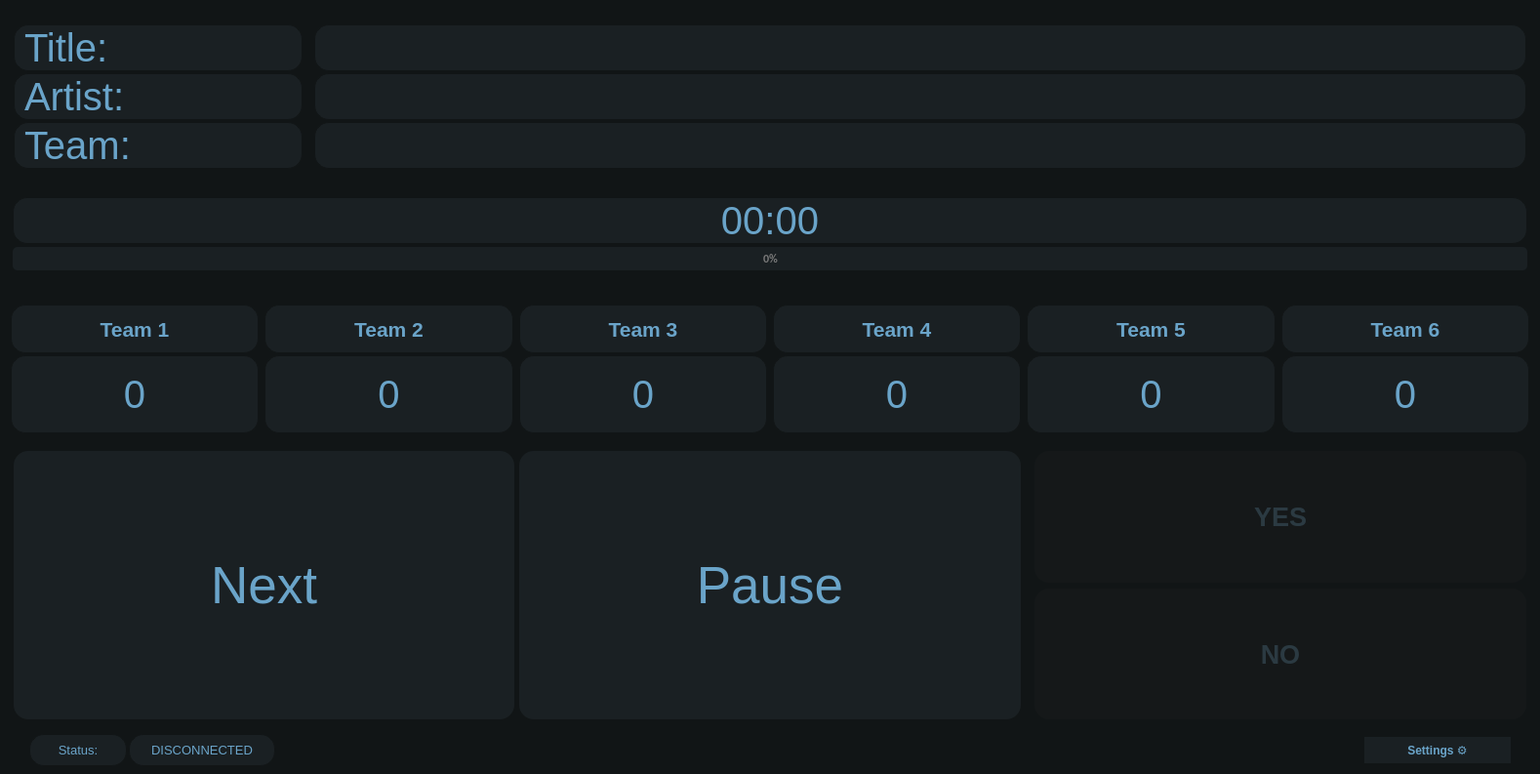
<?xml version="1.0" encoding="UTF-8"?>
<ui version="4.0">
 <class>MainWindow</class>
 <widget class="QMainWindow" name="MainWindow">
  <property name="geometry">
   <rect>
    <x>0</x>
    <y>0</y>
    <width>1578</width>
    <height>793</height>
   </rect>
  </property>
  <property name="maximumSize">
   <size>
    <width>16777215</width>
    <height>16777215</height>
   </size>
  </property>
  <property name="contextMenuPolicy">
   <enum>Qt::DefaultContextMenu</enum>
  </property>
  <property name="windowTitle">
   <string>GTT (Guess That Tune!)</string>
  </property>
  <property name="styleSheet">
   <string notr="true">
QObject{
	background-color: #111516;
	color: #6AA4C9;
}

QLabel{
	border-color: #1A2023;
	border-radius: 15;
	background-color: #1A2023;
}


QFrame{
	border: 1px solid #111516;
}

QProgressBar {
	color: rgb(120, 120, 120);
	border-radius: 5;
	background-color: #1A2023;
 }

QProgressBar:chunk{
	background-color: #6AA4C9;
	border-radius: 15;
}

QPushButton{
	border: solid #111516;
	border-radius: 15;
	padding: 6px;
	background-color: #1A2023;
}

QPushButton:hover{
	background-color: #20272B;
}

QPushButton:pressed{
	background-color: #2B3A42;
}

QPushButton:disabled{
	background-color: #151819;
	color: #2B3A42;
}

QToolButton{
	border: solid #111516;
	border-radius: 15;
	padding: 6px;
	background-color: #1A2023;
}

QToolButton:hover{
	background-color: #20272B;
}

QToolButton:pressed{
	background-color: #2B3A42;
}

QComboBox {
	selection-background-color: #2B3A42;
	border: 3px solid #20272B;
	border-radius: 15;
}

QComboBox:hover {
	background-color: #151819;
}

QComboBox:down-arrow {
    image: url(data/arrow_down.png);
    width: 8px;
    height: 14px;
}

QComboBox:drop-down {
	border: 0px;
}

QComboBox QAbstractItemView {
selection-background-color: #2B3A42;
}

QLineEdit {
	border: 3px solid #20272B;
	border-radius: 15;
	selection-background-color: #2B3A42;
}

QSlider:groove{
	height: 3px;
}

QSlider:handle {
    background: #1A2023;
    width: 18px;
	height: 5;
    margin: -2px 0;
    border-radius: 15;
}

QSlider:handle:hover {
    background: #20272B;
}

QSlider:handle:pressed {
    background: #2B3A42;
}</string>
  </property>
  <widget class="QWidget" name="central_widget">
   <layout class="QVBoxLayout" name="verticalLayout">
    <property name="leftMargin">
     <number>2</number>
    </property>
    <property name="topMargin">
     <number>2</number>
    </property>
    <property name="rightMargin">
     <number>2</number>
    </property>
    <property name="bottomMargin">
     <number>2</number>
    </property>
    <item>
     <widget class="QFrame" name="frame_9">
      <property name="frameShape">
       <enum>QFrame::StyledPanel</enum>
      </property>
      <property name="frameShadow">
       <enum>QFrame::Raised</enum>
      </property>
      <layout class="QVBoxLayout" name="verticalLayout_6">
       <item>
        <widget class="QFrame" name="frame_8">
         <property name="frameShape">
          <enum>QFrame::StyledPanel</enum>
         </property>
         <property name="frameShadow">
          <enum>QFrame::Raised</enum>
         </property>
         <layout class="QHBoxLayout" name="horizontalLayout_4">
          <property name="leftMargin">
           <number>0</number>
          </property>
          <property name="rightMargin">
           <number>0</number>
          </property>
          <item>
           <widget class="QFrame" name="frame_5">
            <property name="maximumSize">
             <size>
              <width>300</width>
              <height>16777215</height>
             </size>
            </property>
            <property name="frameShape">
             <enum>QFrame::NoFrame</enum>
            </property>
            <property name="frameShadow">
             <enum>QFrame::Plain</enum>
            </property>
            <property name="lineWidth">
             <number>0</number>
            </property>
            <layout class="QVBoxLayout" name="verticalLayout_2">
             <property name="spacing">
              <number>2</number>
             </property>
             <property name="leftMargin">
              <number>0</number>
             </property>
             <property name="topMargin">
              <number>2</number>
             </property>
             <property name="rightMargin">
              <number>2</number>
             </property>
             <property name="bottomMargin">
              <number>2</number>
             </property>
             <item>
              <widget class="QLabel" name="l_title_static">
               <property name="font">
                <font>
                 <pointsize>30</pointsize>
                </font>
               </property>
               <property name="text">
                <string>Title:</string>
               </property>
               <property name="alignment">
                <set>Qt::AlignLeading|Qt::AlignLeft|Qt::AlignVCenter</set>
               </property>
               <property name="margin">
                <number>1</number>
               </property>
              </widget>
             </item>
             <item>
              <widget class="QLabel" name="l_artist_static">
               <property name="font">
                <font>
                 <pointsize>30</pointsize>
                </font>
               </property>
               <property name="text">
                <string>Artist:</string>
               </property>
               <property name="alignment">
                <set>Qt::AlignLeading|Qt::AlignLeft|Qt::AlignVCenter</set>
               </property>
               <property name="margin">
                <number>1</number>
               </property>
              </widget>
             </item>
             <item>
              <widget class="QLabel" name="l_team_static">
               <property name="font">
                <font>
                 <pointsize>30</pointsize>
                </font>
               </property>
               <property name="text">
                <string>Team:</string>
               </property>
               <property name="alignment">
                <set>Qt::AlignLeading|Qt::AlignLeft|Qt::AlignVCenter</set>
               </property>
               <property name="margin">
                <number>1</number>
               </property>
              </widget>
             </item>
            </layout>
           </widget>
          </item>
          <item>
           <widget class="QFrame" name="frame_6">
            <property name="frameShape">
             <enum>QFrame::NoFrame</enum>
            </property>
            <property name="frameShadow">
             <enum>QFrame::Plain</enum>
            </property>
            <property name="lineWidth">
             <number>0</number>
            </property>
            <layout class="QVBoxLayout" name="verticalLayout_3">
             <property name="spacing">
              <number>2</number>
             </property>
             <property name="leftMargin">
              <number>2</number>
             </property>
             <property name="topMargin">
              <number>2</number>
             </property>
             <property name="rightMargin">
              <number>0</number>
             </property>
             <property name="bottomMargin">
              <number>2</number>
             </property>
             <item>
              <widget class="QLabel" name="l_title">
               <property name="sizePolicy">
                <sizepolicy hsizetype="Ignored" vsizetype="Ignored">
                 <horstretch>0</horstretch>
                 <verstretch>0</verstretch>
                </sizepolicy>
               </property>
               <property name="font">
                <font>
                 <pointsize>30</pointsize>
                </font>
               </property>
               <property name="text">
                <string/>
               </property>
               <property name="scaledContents">
                <bool>false</bool>
               </property>
               <property name="alignment">
                <set>Qt::AlignLeading|Qt::AlignLeft|Qt::AlignVCenter</set>
               </property>
               <property name="wordWrap">
                <bool>false</bool>
               </property>
               <property name="margin">
                <number>1</number>
               </property>
              </widget>
             </item>
             <item>
              <widget class="QLabel" name="l_artist">
               <property name="sizePolicy">
                <sizepolicy hsizetype="Ignored" vsizetype="Ignored">
                 <horstretch>0</horstretch>
                 <verstretch>0</verstretch>
                </sizepolicy>
               </property>
               <property name="font">
                <font>
                 <pointsize>30</pointsize>
                </font>
               </property>
               <property name="text">
                <string/>
               </property>
               <property name="alignment">
                <set>Qt::AlignLeading|Qt::AlignLeft|Qt::AlignVCenter</set>
               </property>
               <property name="wordWrap">
                <bool>true</bool>
               </property>
               <property name="margin">
                <number>1</number>
               </property>
              </widget>
             </item>
             <item>
              <widget class="QLabel" name="l_team">
               <property name="sizePolicy">
                <sizepolicy hsizetype="Ignored" vsizetype="Ignored">
                 <horstretch>0</horstretch>
                 <verstretch>0</verstretch>
                </sizepolicy>
               </property>
               <property name="font">
                <font>
                 <pointsize>30</pointsize>
                </font>
               </property>
               <property name="text">
                <string/>
               </property>
               <property name="alignment">
                <set>Qt::AlignLeading|Qt::AlignLeft|Qt::AlignVCenter</set>
               </property>
               <property name="margin">
                <number>1</number>
               </property>
              </widget>
             </item>
            </layout>
           </widget>
          </item>
         </layout>
        </widget>
       </item>
       <item>
        <widget class="QFrame" name="frame_10">
         <property name="frameShape">
          <enum>QFrame::StyledPanel</enum>
         </property>
         <property name="frameShadow">
          <enum>QFrame::Raised</enum>
         </property>
         <layout class="QVBoxLayout" name="verticalLayout_4">
          <property name="spacing">
           <number>3</number>
          </property>
          <property name="leftMargin">
           <number>0</number>
          </property>
          <property name="rightMargin">
           <number>0</number>
          </property>
          <item>
           <widget class="QLabel" name="l_timer">
            <property name="maximumSize">
             <size>
              <width>16777215</width>
              <height>75</height>
             </size>
            </property>
            <property name="font">
             <font>
              <pointsize>30</pointsize>
             </font>
            </property>
            <property name="text">
             <string>00:00</string>
            </property>
            <property name="alignment">
             <set>Qt::AlignCenter</set>
            </property>
            <property name="margin">
             <number>1</number>
            </property>
           </widget>
          </item>
          <item>
           <widget class="QProgressBar" name="p_progress">
            <property name="font">
             <font>
              <family>Calibri</family>
              <pointsize>9</pointsize>
              <weight>75</weight>
              <bold>true</bold>
             </font>
            </property>
            <property name="maximum">
             <number>100</number>
            </property>
            <property name="value">
             <number>0</number>
            </property>
            <property name="alignment">
             <set>Qt::AlignCenter</set>
            </property>
            <property name="textVisible">
             <bool>true</bool>
            </property>
            <property name="orientation">
             <enum>Qt::Horizontal</enum>
            </property>
            <property name="invertedAppearance">
             <bool>false</bool>
            </property>
            <property name="format">
             <string>%p%</string>
            </property>
           </widget>
          </item>
         </layout>
        </widget>
       </item>
      </layout>
     </widget>
    </item>
    <item>
     <widget class="QWidget" name="widget_2" native="true">
      <property name="sizePolicy">
       <sizepolicy hsizetype="Preferred" vsizetype="Maximum">
        <horstretch>0</horstretch>
        <verstretch>0</verstretch>
       </sizepolicy>
      </property>
      <layout class="QHBoxLayout" name="horizontalLayout_6">
       <item>
        <widget class="QWidget" name="w_team1" native="true">
         <property name="sizePolicy">
          <sizepolicy hsizetype="Preferred" vsizetype="Maximum">
           <horstretch>0</horstretch>
           <verstretch>0</verstretch>
          </sizepolicy>
         </property>
         <layout class="QVBoxLayout" name="verticalLayout_7">
          <property name="spacing">
           <number>2</number>
          </property>
          <property name="leftMargin">
           <number>0</number>
          </property>
          <property name="topMargin">
           <number>0</number>
          </property>
          <property name="rightMargin">
           <number>0</number>
          </property>
          <property name="bottomMargin">
           <number>0</number>
          </property>
          <item>
           <widget class="QLabel" name="l_team1n">
            <property name="enabled">
             <bool>true</bool>
            </property>
            <property name="sizePolicy">
             <sizepolicy hsizetype="Preferred" vsizetype="Expanding">
              <horstretch>0</horstretch>
              <verstretch>0</verstretch>
             </sizepolicy>
            </property>
            <property name="minimumSize">
             <size>
              <width>0</width>
              <height>50</height>
             </size>
            </property>
            <property name="maximumSize">
             <size>
              <width>16777215</width>
              <height>80</height>
             </size>
            </property>
            <property name="font">
             <font>
              <pointsize>16</pointsize>
              <weight>75</weight>
              <bold>true</bold>
             </font>
            </property>
            <property name="text">
             <string>Team 1</string>
            </property>
            <property name="alignment">
             <set>Qt::AlignCenter</set>
            </property>
           </widget>
          </item>
          <item>
           <widget class="QLabel" name="l_team1s">
            <property name="minimumSize">
             <size>
              <width>0</width>
              <height>80</height>
             </size>
            </property>
            <property name="maximumSize">
             <size>
              <width>16777215</width>
              <height>80</height>
             </size>
            </property>
            <property name="font">
             <font>
              <pointsize>30</pointsize>
              <strikeout>false</strikeout>
              <kerning>true</kerning>
             </font>
            </property>
            <property name="text">
             <string>0</string>
            </property>
            <property name="alignment">
             <set>Qt::AlignCenter</set>
            </property>
           </widget>
          </item>
         </layout>
        </widget>
       </item>
       <item>
        <widget class="QWidget" name="w_team2" native="true">
         <property name="sizePolicy">
          <sizepolicy hsizetype="Preferred" vsizetype="Maximum">
           <horstretch>0</horstretch>
           <verstretch>0</verstretch>
          </sizepolicy>
         </property>
         <layout class="QVBoxLayout" name="verticalLayout_12">
          <property name="spacing">
           <number>2</number>
          </property>
          <property name="leftMargin">
           <number>0</number>
          </property>
          <property name="topMargin">
           <number>0</number>
          </property>
          <property name="rightMargin">
           <number>0</number>
          </property>
          <property name="bottomMargin">
           <number>0</number>
          </property>
          <item>
           <widget class="QLabel" name="l_team2n">
            <property name="enabled">
             <bool>true</bool>
            </property>
            <property name="sizePolicy">
             <sizepolicy hsizetype="Preferred" vsizetype="Expanding">
              <horstretch>0</horstretch>
              <verstretch>0</verstretch>
             </sizepolicy>
            </property>
            <property name="minimumSize">
             <size>
              <width>0</width>
              <height>50</height>
             </size>
            </property>
            <property name="maximumSize">
             <size>
              <width>16777215</width>
              <height>80</height>
             </size>
            </property>
            <property name="font">
             <font>
              <pointsize>16</pointsize>
              <weight>75</weight>
              <bold>true</bold>
             </font>
            </property>
            <property name="text">
             <string>Team 2</string>
            </property>
            <property name="alignment">
             <set>Qt::AlignCenter</set>
            </property>
           </widget>
          </item>
          <item>
           <widget class="QLabel" name="l_team2s">
            <property name="minimumSize">
             <size>
              <width>0</width>
              <height>80</height>
             </size>
            </property>
            <property name="maximumSize">
             <size>
              <width>16777215</width>
              <height>80</height>
             </size>
            </property>
            <property name="font">
             <font>
              <pointsize>30</pointsize>
              <strikeout>false</strikeout>
              <kerning>true</kerning>
             </font>
            </property>
            <property name="text">
             <string>0</string>
            </property>
            <property name="alignment">
             <set>Qt::AlignCenter</set>
            </property>
           </widget>
          </item>
         </layout>
        </widget>
       </item>
       <item>
        <widget class="QWidget" name="w_team3" native="true">
         <property name="sizePolicy">
          <sizepolicy hsizetype="Preferred" vsizetype="Maximum">
           <horstretch>0</horstretch>
           <verstretch>0</verstretch>
          </sizepolicy>
         </property>
         <layout class="QVBoxLayout" name="verticalLayout_13">
          <property name="spacing">
           <number>2</number>
          </property>
          <property name="leftMargin">
           <number>0</number>
          </property>
          <property name="topMargin">
           <number>0</number>
          </property>
          <property name="rightMargin">
           <number>0</number>
          </property>
          <property name="bottomMargin">
           <number>0</number>
          </property>
          <item>
           <widget class="QLabel" name="l_team3n">
            <property name="enabled">
             <bool>true</bool>
            </property>
            <property name="sizePolicy">
             <sizepolicy hsizetype="Preferred" vsizetype="Expanding">
              <horstretch>0</horstretch>
              <verstretch>0</verstretch>
             </sizepolicy>
            </property>
            <property name="minimumSize">
             <size>
              <width>0</width>
              <height>50</height>
             </size>
            </property>
            <property name="maximumSize">
             <size>
              <width>16777215</width>
              <height>80</height>
             </size>
            </property>
            <property name="font">
             <font>
              <pointsize>16</pointsize>
              <weight>75</weight>
              <bold>true</bold>
             </font>
            </property>
            <property name="text">
             <string>Team 3</string>
            </property>
            <property name="alignment">
             <set>Qt::AlignCenter</set>
            </property>
           </widget>
          </item>
          <item>
           <widget class="QLabel" name="l_team3s">
            <property name="minimumSize">
             <size>
              <width>0</width>
              <height>80</height>
             </size>
            </property>
            <property name="maximumSize">
             <size>
              <width>16777215</width>
              <height>80</height>
             </size>
            </property>
            <property name="font">
             <font>
              <pointsize>30</pointsize>
              <strikeout>false</strikeout>
              <kerning>true</kerning>
             </font>
            </property>
            <property name="text">
             <string>0</string>
            </property>
            <property name="alignment">
             <set>Qt::AlignCenter</set>
            </property>
           </widget>
          </item>
         </layout>
        </widget>
       </item>
       <item>
        <widget class="QWidget" name="w_team4" native="true">
         <property name="sizePolicy">
          <sizepolicy hsizetype="Preferred" vsizetype="Maximum">
           <horstretch>0</horstretch>
           <verstretch>0</verstretch>
          </sizepolicy>
         </property>
         <layout class="QVBoxLayout" name="verticalLayout_14">
          <property name="spacing">
           <number>2</number>
          </property>
          <property name="leftMargin">
           <number>0</number>
          </property>
          <property name="topMargin">
           <number>0</number>
          </property>
          <property name="rightMargin">
           <number>0</number>
          </property>
          <property name="bottomMargin">
           <number>0</number>
          </property>
          <item>
           <widget class="QLabel" name="l_team4n">
            <property name="enabled">
             <bool>true</bool>
            </property>
            <property name="sizePolicy">
             <sizepolicy hsizetype="Preferred" vsizetype="Expanding">
              <horstretch>0</horstretch>
              <verstretch>0</verstretch>
             </sizepolicy>
            </property>
            <property name="minimumSize">
             <size>
              <width>0</width>
              <height>50</height>
             </size>
            </property>
            <property name="maximumSize">
             <size>
              <width>16777215</width>
              <height>80</height>
             </size>
            </property>
            <property name="font">
             <font>
              <pointsize>16</pointsize>
              <weight>75</weight>
              <bold>true</bold>
             </font>
            </property>
            <property name="text">
             <string>Team 4</string>
            </property>
            <property name="alignment">
             <set>Qt::AlignCenter</set>
            </property>
           </widget>
          </item>
          <item>
           <widget class="QLabel" name="l_team4s">
            <property name="minimumSize">
             <size>
              <width>0</width>
              <height>80</height>
             </size>
            </property>
            <property name="maximumSize">
             <size>
              <width>16777215</width>
              <height>80</height>
             </size>
            </property>
            <property name="font">
             <font>
              <pointsize>30</pointsize>
              <strikeout>false</strikeout>
              <kerning>true</kerning>
             </font>
            </property>
            <property name="text">
             <string>0</string>
            </property>
            <property name="alignment">
             <set>Qt::AlignCenter</set>
            </property>
           </widget>
          </item>
         </layout>
        </widget>
       </item>
       <item>
        <widget class="QWidget" name="w_team5" native="true">
         <property name="sizePolicy">
          <sizepolicy hsizetype="Preferred" vsizetype="Maximum">
           <horstretch>0</horstretch>
           <verstretch>0</verstretch>
          </sizepolicy>
         </property>
         <layout class="QVBoxLayout" name="verticalLayout_8">
          <property name="spacing">
           <number>2</number>
          </property>
          <property name="leftMargin">
           <number>0</number>
          </property>
          <property name="topMargin">
           <number>0</number>
          </property>
          <property name="rightMargin">
           <number>0</number>
          </property>
          <property name="bottomMargin">
           <number>0</number>
          </property>
          <item>
           <widget class="QLabel" name="l_team5n">
            <property name="enabled">
             <bool>true</bool>
            </property>
            <property name="sizePolicy">
             <sizepolicy hsizetype="Preferred" vsizetype="Expanding">
              <horstretch>0</horstretch>
              <verstretch>0</verstretch>
             </sizepolicy>
            </property>
            <property name="minimumSize">
             <size>
              <width>0</width>
              <height>50</height>
             </size>
            </property>
            <property name="maximumSize">
             <size>
              <width>16777215</width>
              <height>80</height>
             </size>
            </property>
            <property name="font">
             <font>
              <pointsize>16</pointsize>
              <weight>75</weight>
              <bold>true</bold>
             </font>
            </property>
            <property name="text">
             <string>Team 5</string>
            </property>
            <property name="alignment">
             <set>Qt::AlignCenter</set>
            </property>
           </widget>
          </item>
          <item>
           <widget class="QLabel" name="l_team5s">
            <property name="minimumSize">
             <size>
              <width>0</width>
              <height>80</height>
             </size>
            </property>
            <property name="maximumSize">
             <size>
              <width>16777215</width>
              <height>80</height>
             </size>
            </property>
            <property name="font">
             <font>
              <pointsize>30</pointsize>
              <strikeout>false</strikeout>
              <kerning>true</kerning>
             </font>
            </property>
            <property name="text">
             <string>0</string>
            </property>
            <property name="alignment">
             <set>Qt::AlignCenter</set>
            </property>
           </widget>
          </item>
         </layout>
        </widget>
       </item>
       <item>
        <widget class="QWidget" name="widget" native="true">
         <property name="sizePolicy">
          <sizepolicy hsizetype="Preferred" vsizetype="Maximum">
           <horstretch>0</horstretch>
           <verstretch>0</verstretch>
          </sizepolicy>
         </property>
         <layout class="QVBoxLayout" name="verticalLayout_10">
          <property name="spacing">
           <number>2</number>
          </property>
          <property name="leftMargin">
           <number>0</number>
          </property>
          <property name="topMargin">
           <number>0</number>
          </property>
          <property name="rightMargin">
           <number>0</number>
          </property>
          <property name="bottomMargin">
           <number>0</number>
          </property>
          <item>
           <widget class="QLabel" name="l_team6n">
            <property name="enabled">
             <bool>true</bool>
            </property>
            <property name="sizePolicy">
             <sizepolicy hsizetype="Preferred" vsizetype="Expanding">
              <horstretch>0</horstretch>
              <verstretch>0</verstretch>
             </sizepolicy>
            </property>
            <property name="minimumSize">
             <size>
              <width>0</width>
              <height>50</height>
             </size>
            </property>
            <property name="maximumSize">
             <size>
              <width>16777215</width>
              <height>80</height>
             </size>
            </property>
            <property name="font">
             <font>
              <pointsize>16</pointsize>
              <weight>75</weight>
              <bold>true</bold>
             </font>
            </property>
            <property name="text">
             <string>Team 6</string>
            </property>
            <property name="alignment">
             <set>Qt::AlignCenter</set>
            </property>
           </widget>
          </item>
          <item>
           <widget class="QLabel" name="l_team6s">
            <property name="minimumSize">
             <size>
              <width>0</width>
              <height>80</height>
             </size>
            </property>
            <property name="maximumSize">
             <size>
              <width>16777215</width>
              <height>80</height>
             </size>
            </property>
            <property name="font">
             <font>
              <pointsize>30</pointsize>
              <strikeout>false</strikeout>
              <kerning>true</kerning>
             </font>
            </property>
            <property name="text">
             <string>0</string>
            </property>
            <property name="alignment">
             <set>Qt::AlignCenter</set>
            </property>
           </widget>
          </item>
         </layout>
        </widget>
       </item>
      </layout>
     </widget>
    </item>
    <item>
     <widget class="QFrame" name="frame">
      <property name="font">
       <font>
        <family>Calibri</family>
        <stylestrategy>PreferAntialias</stylestrategy>
        <kerning>true</kerning>
       </font>
      </property>
      <property name="frameShape">
       <enum>QFrame::NoFrame</enum>
      </property>
      <property name="frameShadow">
       <enum>QFrame::Plain</enum>
      </property>
      <property name="lineWidth">
       <number>0</number>
      </property>
      <layout class="QHBoxLayout" name="horizontalLayout_5">
       <property name="spacing">
        <number>5</number>
       </property>
       <property name="leftMargin">
        <number>11</number>
       </property>
       <property name="topMargin">
        <number>2</number>
       </property>
       <property name="rightMargin">
        <number>11</number>
       </property>
       <property name="bottomMargin">
        <number>2</number>
       </property>
       <item>
        <widget class="QPushButton" name="b_next">
         <property name="sizePolicy">
          <sizepolicy hsizetype="Minimum" vsizetype="Preferred">
           <horstretch>0</horstretch>
           <verstretch>0</verstretch>
          </sizepolicy>
         </property>
         <property name="minimumSize">
          <size>
           <width>0</width>
           <height>50</height>
          </size>
         </property>
         <property name="font">
          <font>
           <pointsize>40</pointsize>
          </font>
         </property>
         <property name="text">
          <string>Next</string>
         </property>
        </widget>
       </item>
       <item>
        <widget class="QPushButton" name="b_pause_resume">
         <property name="enabled">
          <bool>true</bool>
         </property>
         <property name="sizePolicy">
          <sizepolicy hsizetype="Minimum" vsizetype="Preferred">
           <horstretch>0</horstretch>
           <verstretch>0</verstretch>
          </sizepolicy>
         </property>
         <property name="minimumSize">
          <size>
           <width>0</width>
           <height>50</height>
          </size>
         </property>
         <property name="font">
          <font>
           <pointsize>40</pointsize>
          </font>
         </property>
         <property name="text">
          <string>Pause</string>
         </property>
        </widget>
       </item>
       <item>
        <widget class="QWidget" name="widget_8" native="true">
         <layout class="QVBoxLayout" name="verticalLayout_11">
          <property name="topMargin">
           <number>0</number>
          </property>
          <property name="rightMargin">
           <number>0</number>
          </property>
          <property name="bottomMargin">
           <number>0</number>
          </property>
          <item>
           <widget class="QPushButton" name="b_yes">
            <property name="enabled">
             <bool>false</bool>
            </property>
            <property name="sizePolicy">
             <sizepolicy hsizetype="Minimum" vsizetype="Preferred">
              <horstretch>0</horstretch>
              <verstretch>0</verstretch>
             </sizepolicy>
            </property>
            <property name="minimumSize">
             <size>
              <width>0</width>
              <height>50</height>
             </size>
            </property>
            <property name="font">
             <font>
              <pointsize>20</pointsize>
              <weight>75</weight>
              <bold>true</bold>
             </font>
            </property>
            <property name="text">
             <string>YES</string>
            </property>
           </widget>
          </item>
          <item>
           <widget class="QPushButton" name="b_no">
            <property name="enabled">
             <bool>false</bool>
            </property>
            <property name="sizePolicy">
             <sizepolicy hsizetype="Minimum" vsizetype="Preferred">
              <horstretch>0</horstretch>
              <verstretch>0</verstretch>
             </sizepolicy>
            </property>
            <property name="minimumSize">
             <size>
              <width>0</width>
              <height>50</height>
             </size>
            </property>
            <property name="font">
             <font>
              <pointsize>20</pointsize>
              <weight>75</weight>
              <bold>true</bold>
             </font>
            </property>
            <property name="text">
             <string>NO</string>
            </property>
           </widget>
          </item>
         </layout>
        </widget>
       </item>
      </layout>
     </widget>
    </item>
    <item>
     <widget class="QFrame" name="frame_2">
      <property name="maximumSize">
       <size>
        <width>16777215</width>
        <height>45</height>
       </size>
      </property>
      <property name="frameShape">
       <enum>QFrame::NoFrame</enum>
      </property>
      <property name="frameShadow">
       <enum>QFrame::Plain</enum>
      </property>
      <property name="lineWidth">
       <number>0</number>
      </property>
      <layout class="QHBoxLayout" name="horizontalLayout">
       <property name="spacing">
        <number>2</number>
       </property>
       <property name="leftMargin">
        <number>2</number>
       </property>
       <property name="topMargin">
        <number>2</number>
       </property>
       <property name="rightMargin">
        <number>2</number>
       </property>
       <property name="bottomMargin">
        <number>2</number>
       </property>
       <item>
        <widget class="QFrame" name="frame_4">
         <property name="frameShape">
          <enum>QFrame::NoFrame</enum>
         </property>
         <property name="frameShadow">
          <enum>QFrame::Plain</enum>
         </property>
         <property name="lineWidth">
          <number>0</number>
         </property>
         <layout class="QHBoxLayout" name="horizontalLayout_3">
          <property name="spacing">
           <number>2</number>
          </property>
          <property name="leftMargin">
           <number>24</number>
          </property>
          <property name="topMargin">
           <number>2</number>
          </property>
          <property name="rightMargin">
           <number>2</number>
          </property>
          <property name="bottomMargin">
           <number>2</number>
          </property>
          <item>
           <widget class="QLabel" name="l_status_static">
            <property name="minimumSize">
             <size>
              <width>100</width>
              <height>0</height>
             </size>
            </property>
            <property name="maximumSize">
             <size>
              <width>100</width>
              <height>16777215</height>
             </size>
            </property>
            <property name="font">
             <font>
              <pointsize>10</pointsize>
              <weight>50</weight>
              <italic>false</italic>
              <bold>false</bold>
             </font>
            </property>
            <property name="text">
             <string>Status:</string>
            </property>
            <property name="alignment">
             <set>Qt::AlignCenter</set>
            </property>
            <property name="margin">
             <number>1</number>
            </property>
           </widget>
          </item>
          <item>
           <widget class="QLabel" name="l_status">
            <property name="minimumSize">
             <size>
              <width>150</width>
              <height>0</height>
             </size>
            </property>
            <property name="maximumSize">
             <size>
              <width>150</width>
              <height>16777215</height>
             </size>
            </property>
            <property name="font">
             <font>
              <pointsize>10</pointsize>
              <weight>50</weight>
              <italic>false</italic>
              <bold>false</bold>
             </font>
            </property>
            <property name="text">
             <string>DISCONNECTED</string>
            </property>
            <property name="alignment">
             <set>Qt::AlignCenter</set>
            </property>
            <property name="margin">
             <number>2</number>
            </property>
           </widget>
          </item>
         </layout>
        </widget>
       </item>
       <item>
        <spacer name="horizontalSpacer">
         <property name="orientation">
          <enum>Qt::Horizontal</enum>
         </property>
         <property name="sizeHint" stdset="0">
          <size>
           <width>40</width>
           <height>20</height>
          </size>
         </property>
        </spacer>
       </item>
       <item>
        <widget class="QFrame" name="frame_7">
         <property name="frameShape">
          <enum>QFrame::StyledPanel</enum>
         </property>
         <property name="frameShadow">
          <enum>QFrame::Raised</enum>
         </property>
         <layout class="QHBoxLayout" name="horizontalLayout_2">
          <property name="spacing">
           <number>0</number>
          </property>
          <property name="leftMargin">
           <number>0</number>
          </property>
          <property name="topMargin">
           <number>0</number>
          </property>
          <property name="rightMargin">
           <number>24</number>
          </property>
          <property name="bottomMargin">
           <number>0</number>
          </property>
          <item>
           <widget class="QPushButton" name="b_settings">
            <property name="minimumSize">
             <size>
              <width>150</width>
              <height>0</height>
             </size>
            </property>
            <property name="maximumSize">
             <size>
              <width>100</width>
              <height>16777215</height>
             </size>
            </property>
            <property name="font">
             <font>
              <pointsize>9</pointsize>
              <weight>75</weight>
              <bold>true</bold>
             </font>
            </property>
            <property name="text">
             <string>Settings ⚙️</string>
            </property>
           </widget>
          </item>
         </layout>
        </widget>
       </item>
      </layout>
     </widget>
    </item>
   </layout>
  </widget>
 </widget>
 <resources/>
 <connections/>
</ui>
